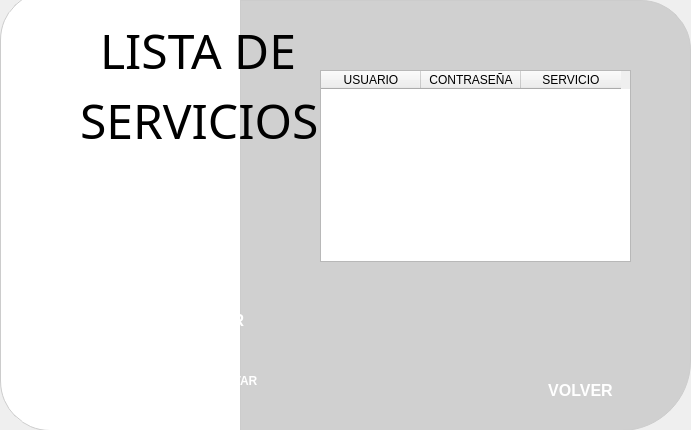
<?xml version="1.0" encoding="UTF-8"?>
<ui version="4.0">
 <class>Window_ListaDeservicios</class>
 <widget class="QMainWindow" name="Window_ListaDeservicios">
  <property name="geometry">
   <rect>
    <x>0</x>
    <y>0</y>
    <width>691</width>
    <height>430</height>
   </rect>
  </property>
  <property name="windowTitle">
   <string>MainWindow</string>
  </property>
  <widget class="QWidget" name="centralwidget">
   <widget class="QWidget" name="widget" native="true">
    <property name="geometry">
     <rect>
      <x>0</x>
      <y>0</y>
      <width>741</width>
      <height>431</height>
     </rect>
    </property>
    <widget class="QLabel" name="label">
     <property name="geometry">
      <rect>
       <x>0</x>
       <y>-10</y>
       <width>241</width>
       <height>441</height>
      </rect>
     </property>
     <property name="styleSheet">
      <string notr="true">background-color: rgba(255, 255, 255, 1); /* Fondo blanco */  
    border-bottom-left-radius: 50px; /* Esquina inferior derecha redondeada */  
  border-up-left-radius: 50px; /* Esquina inferior derecha redondeada */  
    box-shadow: 0px 4px 10px rgba(0, 0, 0, 0.2); /* Sombra */  
    padding: 20px; 
border-top-left-radius: 50px;
                     border: 1px solid #ccc;

border-image: url(:/imagenes/chill_guy_meme_iphone_anime_hd_4k_paisajes_naturales_y_atardecer_art.jpg);</string>
     </property>
     <property name="text">
      <string/>
     </property>
    </widget>
    <widget class="QLabel" name="label_3">
     <property name="geometry">
      <rect>
       <x>240</x>
       <y>0</y>
       <width>451</width>
       <height>431</height>
      </rect>
     </property>
     <property name="styleSheet">
      <string notr="true">background-color: rgb(208, 208, 208);


    border-bottom-right-radius: 70px; /* Esquina inferior derecha redondeada */  
    box-shadow: 0px 4px 10px rgba(0, 0, 0, 0.2); /* Sombra */  
    padding: 20px; 


border-top-right-radius: 50px;
                     border: 1px solid #ccc;</string>
     </property>
     <property name="text">
      <string/>
     </property>
    </widget>
    <widget class="QLabel" name="label_9">
     <property name="geometry">
      <rect>
       <x>100</x>
       <y>10</y>
       <width>251</width>
       <height>81</height>
      </rect>
     </property>
     <property name="font">
      <font>
       <family>GeoSlab703 MdCn BT</family>
       <pointsize>36</pointsize>
      </font>
     </property>
     <property name="text">
      <string>LISTA DE </string>
     </property>
    </widget>
    <widget class="QLabel" name="label_10">
     <property name="geometry">
      <rect>
       <x>80</x>
       <y>80</y>
       <width>251</width>
       <height>81</height>
      </rect>
     </property>
     <property name="font">
      <font>
       <family>GeoSlab703 MdCn BT</family>
       <pointsize>36</pointsize>
      </font>
     </property>
     <property name="text">
      <string>SERVICIOS</string>
     </property>
    </widget>
    <widget class="QTableWidget" name="tableWidget">
     <property name="geometry">
      <rect>
       <x>320</x>
       <y>70</y>
       <width>311</width>
       <height>192</height>
      </rect>
     </property>
     <property name="editTriggers">
      <set>QAbstractItemView::NoEditTriggers</set>
     </property>
     <column>
      <property name="text">
       <string>USUARIO</string>
      </property>
     </column>
     <column>
      <property name="text">
       <string>CONTRASEÑA</string>
      </property>
     </column>
     <column>
      <property name="text">
       <string>SERVICIO</string>
      </property>
     </column>
    </widget>
    <widget class="QLabel" name="label_2">
     <property name="geometry">
      <rect>
       <x>30</x>
       <y>20</y>
       <width>51</width>
       <height>61</height>
      </rect>
     </property>
     <property name="styleSheet">
      <string notr="true">border-image: url(:/imagenes/otros/imagenes/menu-hamburguesa.png);</string>
     </property>
     <property name="text">
      <string/>
     </property>
    </widget>
    <widget class="QPushButton" name="pushButton_editar">
     <property name="geometry">
      <rect>
       <x>140</x>
       <y>240</y>
       <width>121</width>
       <height>41</height>
      </rect>
     </property>
     <property name="styleSheet">
      <string notr="true">background-color: qlineargradient(x1: 0, y1: 0, x2: 1, y2: 1,  
                                       stop: 0 rgba(255, 94, 77, 255),  /* Naranja cálido */
                                       stop: 1 rgba(255, 159, 64, 255)); /* Amarillo suave */
    color: white; /* Texto blanco */
    border: none;
    padding: 12px 20px;
    border-radius: 5px;
    font-size: 16px;
    font-weight: bold; 
    text-transform: uppercase;
    cursor: pointer;
    transition: background-color 0.3s ease, transform 0.2s ease; /* Transición suave */
</string>
     </property>
     <property name="text">
      <string>EDITAR</string>
     </property>
     <property name="autoDefault">
      <bool>false</bool>
     </property>
    </widget>
    <widget class="QPushButton" name="pushButton_eliminar">
     <property name="geometry">
      <rect>
       <x>140</x>
       <y>300</y>
       <width>131</width>
       <height>41</height>
      </rect>
     </property>
     <property name="styleSheet">
      <string notr="true">background-color: qlineargradient(x1: 0, y1: 0, x2: 1, y2: 1,  
                                       stop: 0 rgba(255, 0, 0, 255),   /* Rojo intenso */
                                       stop: 1 rgba(178, 34, 34, 255)); /* Rojo oscuro */
    color: white; /* Texto blanco */
    border: none;
    padding: 12px 20px;
    border-radius: 5px;
    font-size: 16px;
    font-weight: bold;
    text-transform: uppercase;
    cursor: pointer;
    transition: background-color 0.3s ease, transform 0.2s ease; /* Transición suave */</string>
     </property>
     <property name="text">
      <string>ELIMINAR</string>
     </property>
     <property name="autoDefault">
      <bool>false</bool>
     </property>
    </widget>
    <widget class="QPushButton" name="pushButton_desencriptar">
     <property name="geometry">
      <rect>
       <x>140</x>
       <y>360</y>
       <width>141</width>
       <height>41</height>
      </rect>
     </property>
     <property name="styleSheet">
      <string notr="true">background-color: qlineargradient(x1: 0, y1: 0, x2: 1, y2: 1,  
                                       stop: 0 rgba(70, 130, 180, 255),  /* Azul claro */
                                       stop: 1 rgba(25, 25, 112, 255)); /* Azul oscuro */
    color: white; /* Texto blanco */
    border: none;
    padding: 12px 20px;
    border-radius: 5px;
    font-size: 12px;
    font-weight: bold;
    text-transform: uppercase;
    cursor: pointer;
    transition: background-color 0.3s ease, transform 0.2s ease; /* Transición suave */</string>
     </property>
     <property name="text">
      <string>DESENCRIPTAR</string>
     </property>
     <property name="autoDefault">
      <bool>false</bool>
     </property>
    </widget>
    <widget class="QPushButton" name="pushButton_volver">
     <property name="geometry">
      <rect>
       <x>510</x>
       <y>370</y>
       <width>141</width>
       <height>41</height>
      </rect>
     </property>
     <property name="styleSheet">
      <string notr="true">   background-color: qlineargradient(x1: 0, y1: 0, x2: 1, y2: 1,  
                                       stop: 0 rgba(138, 43, 226, 255),  /* Morado */
                                       stop: 1 rgba(255, 105, 180, 255)); /* Rosa */
    color: white; /* Texto blanco */
    border: none;
    padding: 12px 20px;
    border-radius: 5px;
    font-size: 16px;
    font-weight: bold;
    text-transform: uppercase;
    cursor: pointer;
    transition: background-color 0.3s ease, transform 0.2s ease; /* Transición suave */</string>
     </property>
     <property name="text">
      <string>VOLVER</string>
     </property>
     <property name="autoDefault">
      <bool>false</bool>
     </property>
    </widget>
    <widget class="QLabel" name="label_4">
     <property name="geometry">
      <rect>
       <x>260</x>
       <y>230</y>
       <width>51</width>
       <height>61</height>
      </rect>
     </property>
     <property name="styleSheet">
      <string notr="true">border-image: url(:/imagenes/note-task-comment-message-edit-write_108613.png);</string>
     </property>
     <property name="text">
      <string/>
     </property>
    </widget>
    <widget class="QLabel" name="label_5">
     <property name="geometry">
      <rect>
       <x>290</x>
       <y>290</y>
       <width>51</width>
       <height>61</height>
      </rect>
     </property>
     <property name="styleSheet">
      <string notr="true">border-image: url(:/imagenes/vcsconflicting_93497.png);</string>
     </property>
     <property name="text">
      <string/>
     </property>
    </widget>
    <widget class="QLabel" name="label_6">
     <property name="geometry">
      <rect>
       <x>300</x>
       <y>350</y>
       <width>51</width>
       <height>61</height>
      </rect>
     </property>
     <property name="styleSheet">
      <string notr="true">border-image: url(:/imagenes/app_development_computer_mobile_settings_cogwheel_icon_193922.png);</string>
     </property>
     <property name="text">
      <string/>
     </property>
    </widget>
    <widget class="QLabel" name="label_7">
     <property name="geometry">
      <rect>
       <x>450</x>
       <y>360</y>
       <width>51</width>
       <height>61</height>
      </rect>
     </property>
     <property name="styleSheet">
      <string notr="true">border-image: url(:/imagenes/scienceandfiction-go_99265.png);</string>
     </property>
     <property name="text">
      <string/>
     </property>
    </widget>
   </widget>
  </widget>
 </widget>
 <resources>
  <include location="../otros/imagenes/res.qrc"/>
 </resources>
 <connections/>
</ui>
